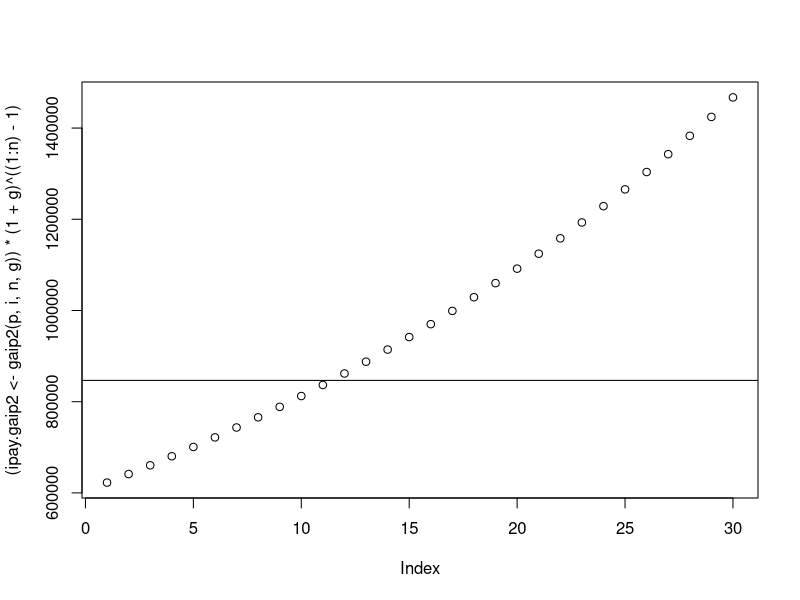

The R script that drew this image: (Note: this script raises an error after producing the figure.)
# Crane(#).r
# Don Boyd
# 4/29/2013

# Create and run a VERY simple stochastic pension simulation, just to see how to do it
# The numbers are ENTIRELY made up
# All it really does is show how to incorporate stochastic investment returns.

# Rather than calculating benefit payments and contributions, it just assumes an annual net payment amount
# that becomes increasingly negative as time goes on (the workforce gets older, we have more and more retirees,
# and the pension fund balance runds down)

# Workforce flows are NOT calculated

# It does NOT model liabilities. It compares actual assets to expected assets.


#****************************************************************************************************
#
#                Load packages ####
#
#****************************************************************************************************
library(plyr)
library(ggplot2)
library(reshape2)

#****************************************************************************************************
#
#                Define directories and constants ####
#
#****************************************************************************************************



#****************************************************************************************************
#
#                Define functions ####
#
#****************************************************************************************************
pdiff <- function(aa, xa) return((aa - xa) / xa * 100) # % diff, actual assets from expected assets

pmt <- function(p, i, n) { 
  # amortization function， payment at end of period.
  # p=principal, i=interest rate, n=periods
  pmt <- p * (1+i)^n * i / ((1+i)^n - 1)
  return(pmt)
}

pvann <- function(i, n, pmt) {
  # present value of an annuity-immediate (with pmt at end of period)
  if(i==0) pv <- n * pmt else pv <- pmt * ((1 - (1 + i)^(-n)) / i)
  return(pv)
}


gaip <- function(p, i, n, g) {
  # graduated annuity initial payment - where payments grow at constant annual rate
  # p=principal, i=interest rate, n=periods, g=growth rate in payments
  # returns POSITIVE payment for positive principal, unlike Excel
  imgc <- (1 + i) / (1 + g) - 1 # i minus g, compounded
  gaf <- (1 + i) / (1 - pvann(imgc, n-1, -1)) # grad annuity factor - note "minus" pvann to adjust sign vs Excel
  return(gaf*p)
}

gaip2 <- function(p, i, n, g){
  # p=principal, i=interest rate, n=periods, g=growth rate in payments
  # calculating gaip directly   
  k <- (1 + i)/(1 + g)
  gaf <- (1 + i) * (1 - k)/(k * (k^(-n) - 1))
  return(gaf*p)
}


# test it out - compare initial payment if growth to a flat initial payment
p <- 10e6
i <- .075
n <- 30
g <- .03
(ipay.flat <- pmt(p, i, n))
(ipay.gaip <- gaip(p, i, n, g))
(ipay.gaip2<- gaip2(p, i, n, g))
(ipay.gaip.final<- gaip2(p, i, n, g) * (1 + g)^(n - 1)) # final payment of gaip

ipay.gaip/ipay.flat * 100 - 100 # it's a big difference, no wonder pension funds like this approach
ipay.gaip.final/ipay.flat * 100 - 100 # the final gaip payment is 73% greater than flat payment 

plot((ipay.gaip2<- gaip2(p, i, n, g)) * (1 + g)^((1:n) - 1))
abline(h = ipay.flat <- pmt(p, i, n))
# gaip will exceed flat at year 12. And the final gaip  


showdist <- function(mat, probs, showcols){  
  # show the distribution of values for a given matrix, for given probabilities and selected columns
  if(missing(showcols)) showcols <- 1:ncol(mat)
  df <- as.data.frame(apply(mat, 2, quantile, probs))
  names(df) <- paste0("yr", 1:ncol(mat))
  return(round(df[, showcols], 1))
}




#****************************************************************************************************
#
#                Assumptions and initialization ####
#
#****************************************************************************************************
nyears <- 100
nsims <- 10e3

# set up empty vectors
# cash flows
# benpay<-vector("numeric",nyears) # not used yet
# contrib<-vector("numeric",nyears) # not used yet
expassetseoy <- vector("numeric", nyears)  # expected assets at end of year

# set up empty matrices
# position
assetsboy <- matrix(nrow=nsims, ncol=nyears) # beginning of year
assetseoy <- matrix(nrow=nsims, ncol=nyears) # end of year
assetseoydiff <- matrix(nrow=nsims, ncol=nyears) # end of year difference between actual and expected assets
assetsinv <- matrix(nrow=nsims,ncol=nyears) # investible
# flows
ii <- matrix(nrow=nsims, ncol=nyears) # investment income
netflow_xii <- matrix(nrow=nsims, ncol=nyears) # net flow before investment income
amort <- matrix(nrow=nsims, ncol=nyears) # amortization payment required, for investment shortfalls

# initialize
asset0 <- 100
assetsboy[, 1] <- asset0 # assetsboy in year 1
amort[, 1] <- 0 # amortization in year 1


#****************************************************************************************************
#
#                Set the simulation up ####
#
#****************************************************************************************************
set.seed(4321) # so results are reproducible
irmean <- .075 # investment return mean - the CalPERS assumption is 7.5%
irsd <- .1296  # CalPERS assumes a std deviation of 12.96%
# amortization parameters for any unfunded liabilities
arate <- irmean # use the investment return assumption; other assumptions are possible
ayears <- 15 # number of years for amortization

# investment return matrix nsims x nyears -- all returns normal and independent of each other
irm <- matrix(rnorm(nsims*nyears, mean=irmean, sd=irsd), nrow=nsims, ncol=nyears)
head(irm); tail(irm)


#****************************************************************************************************
#
#                Define a simple net outflow (contributions minus benefit payments) for each year ####
#                Also, compute expected assets, assuming that expected returns (irmean) are achieved
#
#****************************************************************************************************
# create net outflow BEFORE investment income and amortization (contributions in minus benefit payments out)
# in this simple model I assume this away rather than calculate contributions and benefits
# it is the same for all sims, so it's just a vector; in complex models contributions and benefits might be stochastic

# set netflows in first and last years, and then fill in the in-between years
nffirst <- -2 # net external flow, in dollars, in the first year of the simulated data (nffirst=net flow first)
nflast <- nffirst * (1 + .01)^nyears # let net flows grow at some rate
# $ amount of net inflow or outflow each year before investment income and before amortization
# netflow_xiixa is netflow excluding investment income, excluding amortization)
(netflow_xiixa <- seq(nffirst, nflast, length.out=nyears)) # fill in the in-between years, again simplistically

# compute expected assets at year end
# (asset0 + netflow_xiixa[1]/2) * irmean is investment income - assumes net flow comes evenly during the year so on average half is investible
expassetseoy[1] <- asset0 + (asset0 + netflow_xiixa[1]/2) * irmean + netflow_xiixa[1]  
for(yr in 2:nyears) expassetseoy[yr] <- expassetseoy[yr-1] + (expassetseoy[yr-1] + netflow_xiixa[yr]/2) * irmean + netflow_xiixa[yr]
expassetseoy


#****************************************************************************************************
#
#                Run the simulation ####
#
#****************************************************************************************************
# here is the simulation - each column is a year; go through them sequentially
a <- proc.time()
for(yr in 1:nyears) {
  netflow_xii[, yr] <- netflow_xiixa[yr] + amort[, yr] # net flow before ii is the amount before amortization plus any amortization
  assetsinv[,yr] <- assetsboy[,yr] + netflow_xii[, yr] / 2 # investible assets
  ii[, yr] <- assetsinv[, yr] * irm[, yr]
  assetseoy[, yr] <- assetsboy[,yr] + netflow_xii[, yr] + ii[, yr]
  assetseoydiff[, yr] <- assetseoy[, yr] - expassetseoy[yr]
  if(yr < nyears){ # set starting values for next year
    assetsboy[, yr + 1] <- assetseoy[, yr]
    # amortization of asset shortfall - note minus sign: when diff>0 we are ahead of the game and so inflow is REDUCED
    # amort[, yr + 1] <- pmt(-assetseoydiff[, yr], arate, ayears) # level dollar
    amort[, yr + 1] <- gaip(-assetseoydiff[, yr], arate, ayears, .04) # level percent
  }
}
b <- proc.time()
b - a
# end of simulation!


#****************************************************************************************************
#
#                analyze results ####
#
#****************************************************************************************************
apply(assetseoy, 2, mean) # "2" means operate on each column -- get mean of each
apply(assetseoy, 2, sd)
assetpdiff <- sweep(assetseoy, MARGIN=2, expassetseoy, pdiff) # get % diff, actual assets vs. expected assets
head(assetpdiff); tail(assetpdiff)

# summarize distribution of results
probs <- c(0, .1, .2, .25, .33, .5, .67, .75, .8, .9, 1) # quantiles to look at
showcols <- c(1:5, seq(10, nyears, 5)) # years to look at


showdist(assetpdiff, probs, showcols) # asset differences from expected
showdist(amort, probs, showcols) # amortization of asset differences

showdist(amort/assetseoy*100, probs, showcols) # how big is amortization relative to assets?



#****************************************************************************************************
#
#                Trace and debug results as needed ####
#
#****************************************************************************************************
# put key results for all sims into one big data frame
getdf <- function(matname) {
  # create dataframe from matrix
  df <- as.data.frame(get(matname))
  ncols <- ncol(df)
  names(df) <- paste0("yr", 1:ncol(df))
  df$type <- matname
  df$simnum <- rownames(df)
  df <- df[, c(ncols+1, ncols+2, 1:ncols)]
  return(df)
}

# create two matrices from vectors
expasseteoymat <- matrix(nrow=nsims, ncol=nyears, rep(expassetseoy, nsims), byrow=TRUE)
netflowxiixamat <- matrix(nrow=nsims, ncol=nyears, rep(netflow_xiixa, nsims), byrow=TRUE)

matnames <- c("assetsboy", "netflowxiixamat", "amort", "netflow_xii", "assetsinv", "irm", "ii", 
              "assetseoy", "expasseteoymat", "assetseoydiff")
tracedf <- ldply(matnames, getdf, .progress="text")
tracedf$ordr <- as.numeric(factor(tracedf$type, levels=matnames, labels=1:length(matnames)))
tracedf$simnum <- as.numeric(tracedf$simnum)
head(tracedf); tail(tracedf)
plyr::count(tracedf, "type") # quotes no longer used in dplyr so force it to use plyr

tracedf <- arrange(tracedf, simnum, ordr)
subset(tracedf, simnum==10, select=1:9) # look at results from a specific sim

# set things up to plot a few sims
tdfl <- melt(tracedf, id=c("type", "simnum", "ordr"))
tdfl$year <- as.numeric(gsub("[yr]", "", tdfl$variable))
plyr::count(tdfl, "year")
head(tdfl)
str(tdfl)

# select some sims with year5 amortization of about 1.9 and look at them
tmp <- subset(tdfl, year==5 & type=="amort" & value<1.95 & value>1.85)
tmp$simnum
looksims <- tmp$simnum[c(1, 7, nrow(tmp)-3, nrow(tmp)-5)] # define a few sims to look at
qplot(year, value, data=subset(tdfl, simnum %in% looksims & type=="amort"), 
      colour=as.factor(simnum), geom=c("point","line")) + geom_hline(y=0)



